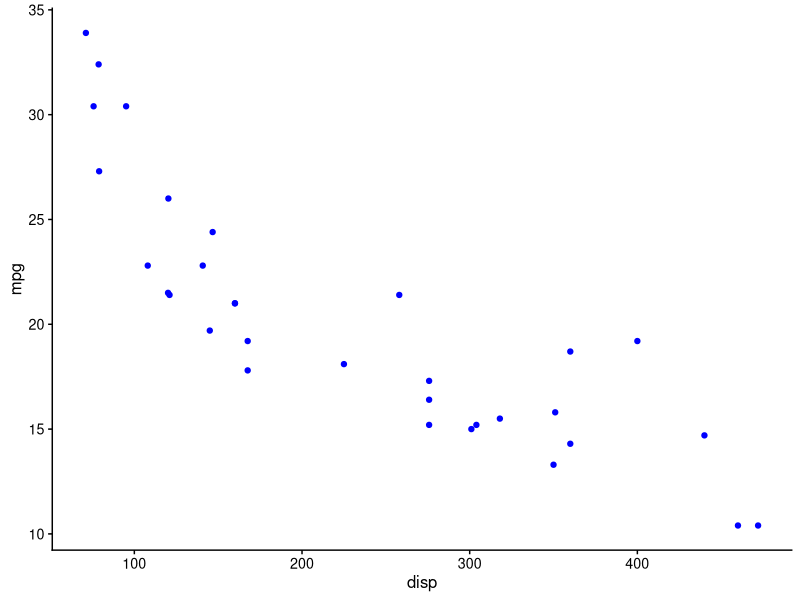

This figure's R source:
## ---- chunk 1
if (!require("tidyverse")) {
   install.packages("tidyverse")
   library(tidyverse)
}
if (!require("cowplot")) {
   install.packages("cowplot")
   library(cowplot)
}

p <- ggplot(mtcars, aes(disp, mpg)) + 
  geom_point(size = 1.5, color = "blue") +
  theme_cowplot(12)

logo_file <- system.file("extdata", "logo.png", package = "cowplot")

ggdraw(p) + 
  draw_image("https://www.pngmart.com/files/11/Doge-Meme-PNG-Free-Download.png", x = 1, y = 1, hjust = 1, vjust = 1, width = 0.13, height = 0.2)
